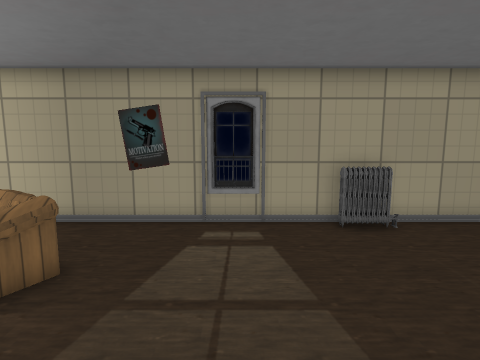
[1] (above)

16 first-person views from a walk through a 3-D level made in the Godot game engine. The camera is 1.4 m above the floor, tilts 8° down and sees 75° across. Doors that lead somewhere are drawn open, without their leaves. The floor is counted in squares, 0.5 m on a side. Each view is taken from the middle of a square. On the plan, view 1 faces up. The plan holds only what a view shows up to about 20 squares ahead; the rest is blank. Some surface patterns are stand-ins.

[2]
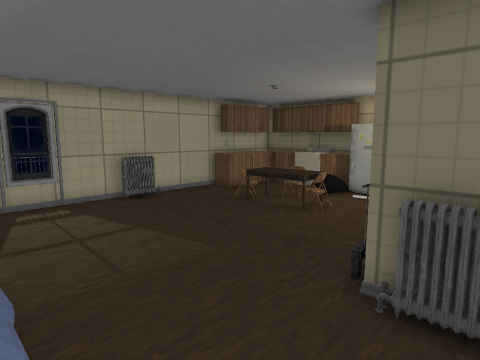

[3]
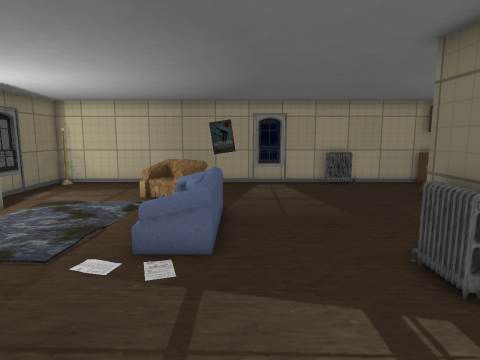

[4]
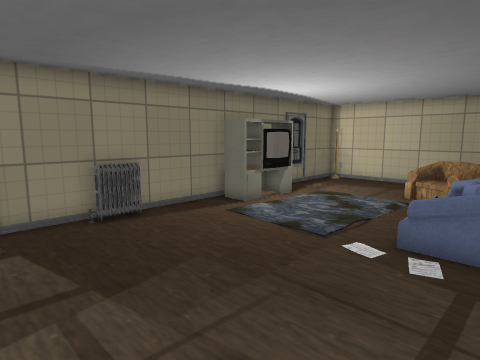

[5]
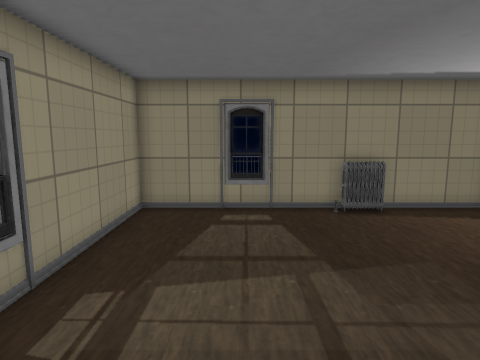

[6]
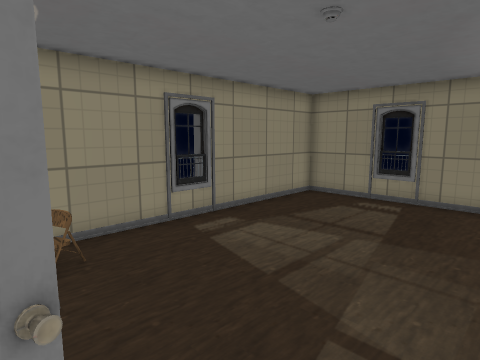

[7]
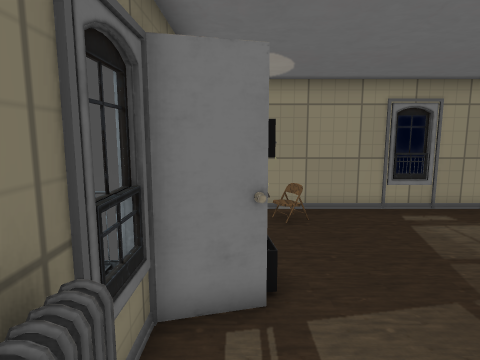

[8]
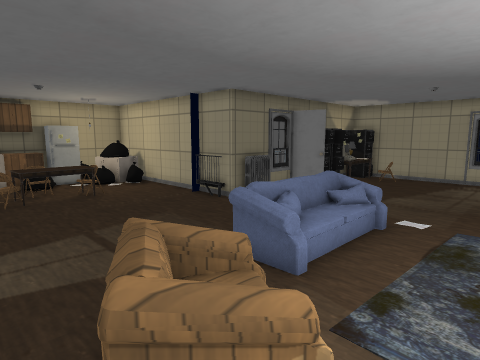

[9]
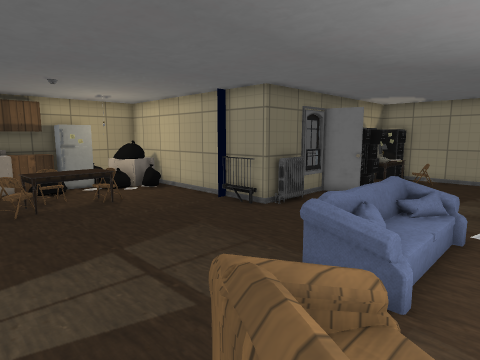

[10]
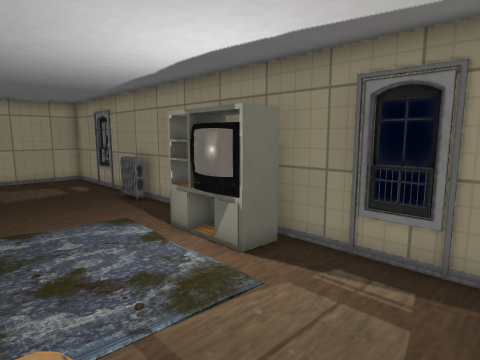

[11]
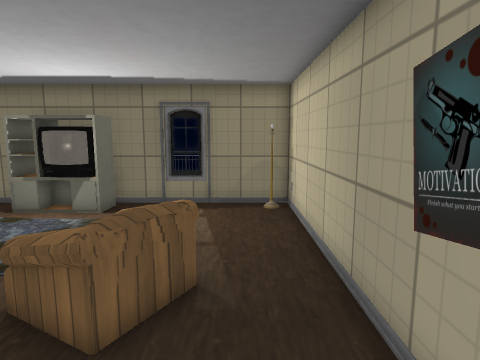

[12]
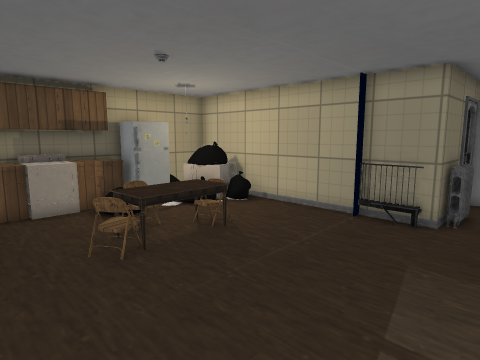

[13]
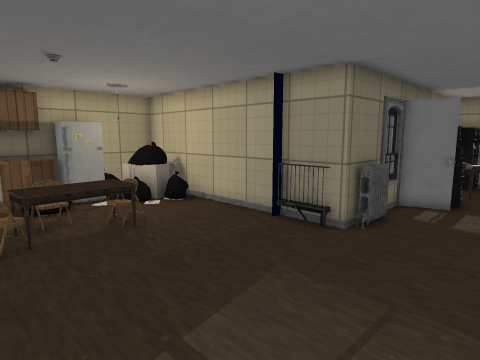

[14]
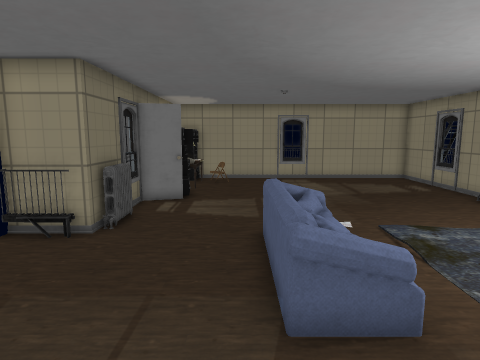

[15]
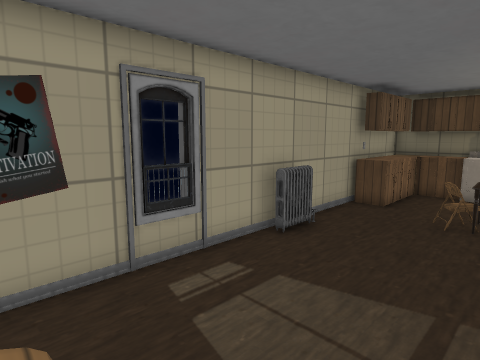

[16]
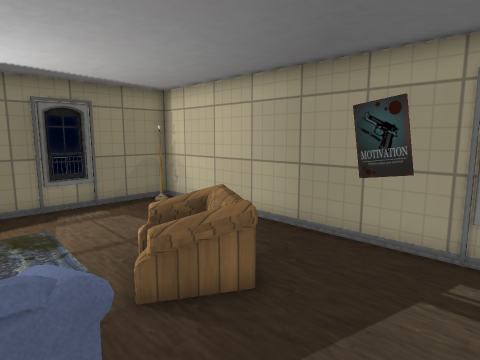

### Floor plan
Key: @ floor where view 1 was taken; # wall or solid block; x gap in a wall; . floor; D door; = window, fence, low wall or low ledge; v drop or lower ground; F frame; C chair; T thing the floor can be seen under or through; O other object.
Columns run from 14 left of view 1 to 13 right of it. Each row starts with its distance up from view 1.
 10  #############FD#########
  9  #O............D.##....=##
  8 ##.....................    #
  7  DD.....#C................=#
  6 =F.....#=#=..........x=...=#
  5 ##.......=#..........=TC. ##
  4  #...................=TTx
  3  ###...... =.........=TT.#
  2   ##...... =.........CT..#
  1   ##......O=............ #
  0  ###......O=..@.........##
 -1  ##.......O=.....## ... #
 -2  #....... v=....#########
 -3  #..............#
 -4  #..............F
 -5  ##.............##
 -6  ##.............D#
 -7  #............ DD
 -8  #DD..........##
 -9  DD...........##
-10  F............=#
-11 ##............=#
-12 ##.....D..... ##
-13  #.....D.....##
-14  #######FF####

Where each view was taken, in squares from view 1:
view 1: 0 up, 0 right, facing up
view 2: 4 down, 3 left, facing up-right
view 3: 9 down, 2 left, facing up
view 4: 10 down, 2 left, facing up-left
view 5: 10 down, 1 left, facing left
view 6: 5 down, 1 right, facing down-left
view 7: 2 down, 1 right, facing down
view 8: 8 up, 8 left, facing down-right
view 9: 8 up, 6 left, facing down-right
view 10: 8 up, 6 left, facing down-left
view 11: 8 up, 0 right, facing left
view 12: 9 up, 0 right, facing down-right
view 13: 7 up, 2 left, facing down-right
view 14: 7 up, 2 left, facing down
view 15: 4 up, 4 left, facing up-right
view 16: 2 up, 0 right, facing up-left
